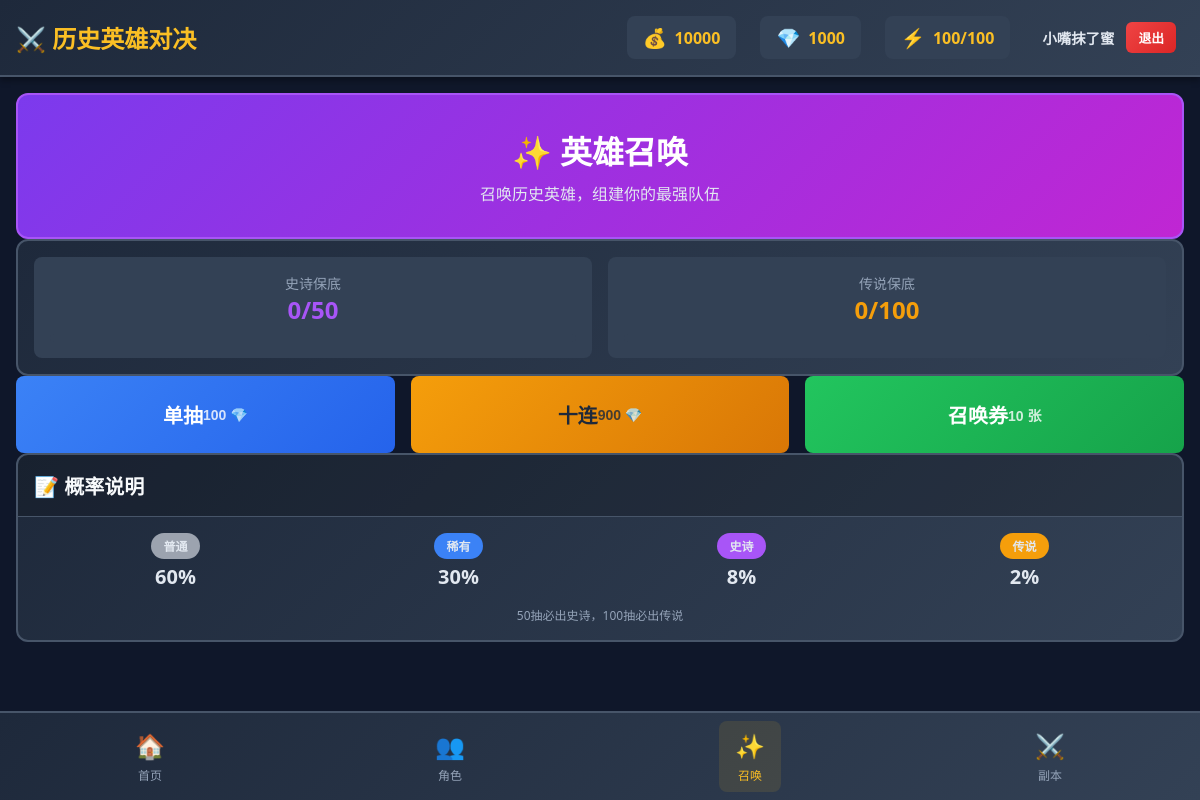
The page /summon (signed in) on the database its author committed.
### models.py (models this page shows, shortened)
class Player(db.Model, UserMixin):
    __tablename__ = 'players'
    id = db.Column(db.Integer, primary_key=True, autoincrement=True)
    username = db.Column(db.String(64), unique=True, nullable=True, index=True)
    email = db.Column(db.String(120), unique=True, nullable=True, index=True)
    password_hash = db.Column(db.String(256), nullable=True)
    name = db.Column(db.String(128), nullable=False, default='勇者')
    level = db.Column(db.Integer, nullable=False, default=1)
    exp = db.Column(db.Integer, nullable=False, default=0)
    exp_to_next = db.Column(db.Integer, nullable=False, default=100)
    gold = db.Column(db.Integer, nullable=False, default=10000)
    gems = db.Column(db.Integer, nullable=False, default=1000)
    exp_books = db.Column(db.Integer, nullable=False, default=0)
    summon_tickets = db.Column(db.Integer, nullable=False, default=10)
    energy = db.Column(db.Integer, nullable=False, default=100)
    max_energy = db.Column(db.Integer, nullable=False, default=100)
    last_energy_update = db.Column(db.DateTime, default=datetime.now)
    pity_count = db.Column(db.Integer, nullable=False, default=0)
    legendary_pity_count = db.Column(db.Integer, nullable=False, default=0)
    total_play_days = db.Column(db.Integer, nullable=False, default=1)
    last_login_date = db.Column(db.Date, default=date.today)
    created_at = db.Column(db.DateTime, default=datetime.now)
    updated_at = db.Column(db.DateTime, default=datetime.now, onupdate=datetime.now)
    characters = db.relationship('PlayerCharacter', backref='player', lazy='dynamic')
    team = db.relationship('PlayerTeam', backref='player', lazy='dynamic', order_by='PlayerTeam.slot')
    completed_stages = db.relationship('PlayerCompletedStage', backref='player', lazy='dynamic')
    daily_tasks = db.relationship('PlayerDailyTask', backref='player', lazy='dynamic')
    summon_history = db.relationship('SummonHistory', backref='player', lazy='dynamic')

### app.py (the view)
@app.route('/summon')
@login_required
def summon():
    player = current_user
    return render_template('summon.html',
        player=player,
        rarity_names=RARITY_NAMES,
        rarity_colors=RARITY_COLORS
    )

### app.py (called while the page is built)
@login_manager.user_loader
def load_user(player_id):
    return Player.query.get(int(player_id))

### templates/summon.html (shortened to what this page needs)
{% extends "base.html" %}
{% block content %}
<div class="space-y-4">
    <div class="card" style="background: linear-gradient(135deg, #7c3aed 0%, #c026d3 100%); border-color: #a855f7;">
        <div class="card-body" style="text-align: center; padding: 2rem;">
            <h2 style="font-size: 2rem; font-weight: bold; color: white; margin-bottom: 0.5rem;">✨ 英雄召唤</h2>
            <p style="color: #e2e8f0;">召唤历史英雄，组建你的最强队伍</p>
        </div>
    </div>
    <div class="card">
        <div class="card-body">
            <div class="grid grid-2">
                <div style="text-align: center; padding: 1rem; background: #334155; border-radius: 8px;">
                    <div style="font-size: 0.875rem; color: #94a3b8;">史诗保底</div>
                    <div style="font-size: 1.5rem; font-weight: bold; color: #a855f7;">{{ player.pity_count }}/50</div>
                    <div class="progress" style="margin-top: 0.5rem;">
                    </div>
                </div>
                <div style="text-align: center; padding: 1rem; background: #334155; border-radius: 8px;">
                    <div style="font-size: 0.875rem; color: #94a3b8;">传说保底</div>
                    <div style="font-size: 1.5rem; font-weight: bold; color: #f59e0b;">{{ player.legendary_pity_count }}/100</div>
                    <div class="progress" style="margin-top: 0.5rem;">
                    </div>
                </div>
            </div>
        </div>
    </div>
    <div class="grid grid-3" style="gap: 1rem;">
        <button onclick="doSummon('once')" class="btn btn-primary btn-block" style="padding: 1.5rem;">
            <div style="font-size: 1.25rem;">单抽</div>
            <div style="font-size: 0.875rem; opacity: 0.8;">100 💎</div>
        </button>
        <button onclick="doSummon('ten')" class="btn btn-warning btn-block" style="padding: 1.5rem;">
            <div style="font-size: 1.25rem;">十连</div>
            <div style="font-size: 0.875rem; opacity: 0.8;">900 💎</div>
        </button>
        <button onclick="doSummon('ticket')" class="btn btn-success btn-block" style="padding: 1.5rem;">
            <div style="font-size: 1.25rem;">召唤券</div>
            <div style="font-size: 0.875rem; opacity: 0.8;">{{ player.summon_tickets }} 张</div>
        </button>
    </div>
    <div class="card">
        <div class="card-header">
            <h3 class="card-title">📝 概率说明</h3>
        </div>
        <div class="card-body">
            <div style="display: flex; justify-content: space-around; text-align: center;">
                <div>
                    <span class="badge bg-rarity-common">普通</span>
                    <div style="font-size: 1.25rem; font-weight: bold; margin-top: 0.25rem;">60%</div>
                </div>
                <div>
                    <span class="badge bg-rarity-rare">稀有</span>
                    <div style="font-size: 1.25rem; font-weight: bold; margin-top: 0.25rem;">30%</div>
                </div>
                <div>
                    <span class="badge bg-rarity-epic">史诗</span>
                    <div style="font-size: 1.25rem; font-weight: bold; margin-top: 0.25rem;">8%</div>
                </div>
                <div>
                    <span class="badge bg-rarity-legendary">传说</span>
                    <div style="font-size: 1.25rem; font-weight: bold; margin-top: 0.25rem;">2%</div>
                </div>
            </div>
            <p style="font-size: 0.75rem; color: #94a3b8; text-align: center; margin-top: 1rem;">
                50抽必出史诗，100抽必出传说
            </p>
        </div>
    </div>
</div>
{% endblock %}

### templates/base.html (shortened to what this page needs)
<!DOCTYPE html>
<html lang="zh-CN">
<head>
    <link rel="stylesheet" href="{{ url_for('static', filename='css/style.css') }}">
</head>
<body>
    {% if player %}
    <nav class="navbar">
        <div class="navbar-content">
            <a href="{{ url_for('index') }}" class="navbar-brand">
                ⚔️ 历史英雄对决
            </a>
            <div class="navbar-resources">
                <div class="resource-item">
                    <span class="resource-icon">💰</span>
                    <span class="resource-value">{{ player.gold }}</span>
                </div>
                <div class="resource-item">
                    <span class="resource-icon">💎</span>
                    <span class="resource-value">{{ player.gems }}</span>
                </div>
                <div class="resource-item">
                    <span class="resource-icon">⚡</span>
                    <span class="resource-value">{{ player.energy }}/{{ player.max_energy }}</span>
                </div>
                <div class="resource-item user-info">
                    <span class="user-name">{{ player.name }}</span>
                    <a href="{{ url_for('logout') }}" class="logout-btn" onclick="return confirm('确定要退出登录吗？')">退出</a>
                </div>
            </div>
        </div>
    </nav>
    {% endif %}
    <main class="main-content">
        {% block content %}{% endblock %}
    </main>
    {% if player %}
    <nav class="bottom-nav">
        <a href="{{ url_for('index') }}" class="nav-item {% if request.endpoint == 'index' %}active{% endif %}">
            <span class="nav-icon">🏠</span>
            <span class="nav-label">首页</span>
        </a>
        <a href="{{ url_for('characters') }}" class="nav-item {% if request.endpoint == 'characters' %}active{% endif %}">
            <span class="nav-icon">👥</span>
            <span class="nav-label">角色</span>
        </a>
        <a href="{{ url_for('summon') }}" class="nav-item {% if request.endpoint == 'summon' %}active{% endif %}">
            <span class="nav-icon">✨</span>
            <span class="nav-label">召唤</span>
        </a>
        <a href="{{ url_for('stages') }}" class="nav-item {% if request.endpoint == 'stages' %}active{% endif %}">
            <span class="nav-icon">⚔️</span>
            <span class="nav-label">副本</span>
        </a>
    </nav>
    {% endif %}
</body>
</html>

### static/css/style.css (style rules this page uses)
* { margin: 0; padding: 0; box-sizing: border-box; }
body { font-family: 'Segoe UI', Tahoma, Geneva, Verdana, sans-serif; background-color: #0f172a; color: #e2e8f0; min-height: 100vh; }
.navbar { background: linear-gradient(135deg, #1e293b 0%, #334155 100%); padding: 1rem; position: sticky; top: 0; z-index: 100; border-bottom: 2px solid #475569; box-shadow: 0 4px 6px rgba(0, 0, 0, 0.3); }
.navbar-content { max-width: 1200px; margin: 0 auto; display: flex; justify-content: space-between; align-items: center; }
.navbar-brand { font-size: 1.5rem; font-weight: bold; color: #fbbf24; text-decoration: none; display: flex; align-items: center; gap: 0.5rem; }
.navbar-resources { display: flex; gap: 1.5rem; }
.resource-item { display: flex; align-items: center; gap: 0.5rem; background: #334155; padding: 0.5rem 1rem; border-radius: 8px; }
.resource-icon { font-size: 1.2rem; }
.resource-value { font-weight: bold; color: #fbbf24; }
.user-info { display: flex; align-items: center; gap: 0.75rem; background: transparent; padding: 0.25rem 0.5rem; }
.user-name { color: #e2e8f0; font-weight: 600; font-size: 0.9rem; }
.logout-btn { background: linear-gradient(135deg, #ef4444 0%, #dc2626 100%); color: white; padding: 0.35rem 0.75rem; border-radius: 6px; text-decoration: none; font-size: 0.8rem; font-weight: 600; transition: all 0.2s; }
.bottom-nav { position: fixed; bottom: 0; left: 0; right: 0; background: linear-gradient(135deg, #1e293b 0%, #334155 100%); border-top: 2px solid #475569; display: flex; justify-content: space-around; padding: 0.5rem 0; z-index: 100; }
.nav-item { display: flex; flex-direction: column; align-items: center; padding: 0.5rem 1rem; text-decoration: none; color: #94a3b8; transition: all 0.3s; }
.nav-item:hover, .nav-item.active { color: #fbbf24; background: rgba(251, 191, 36, 0.1); border-radius: 8px; }
.nav-icon { font-size: 1.5rem; }
.nav-label { font-size: 0.75rem; margin-top: 0.25rem; }
.main-content { max-width: 1200px; margin: 0 auto; padding: 1rem; padding-bottom: 100px; }
.card { background: linear-gradient(135deg, #1e293b 0%, #334155 100%); border: 2px solid #475569; border-radius: 12px; overflow: hidden; transition: transform 0.3s, box-shadow 0.3s; }
.card-header { padding: 1rem; border-bottom: 1px solid #475569; background: rgba(0, 0, 0, 0.2); }
.card-title { font-size: 1.25rem; font-weight: bold; color: #f8fafc; }
.card-body { padding: 1rem; }
.btn { display: inline-flex; align-items: center; justify-content: center; padding: 0.75rem 1.5rem; font-size: 1rem; font-weight: 600; border: none; border-radius: 8px; cursor: pointer; transition: all 0.3s; text-decoration: none; }
.btn-primary { background: linear-gradient(135deg, #3b82f6 0%, #2563eb 100%); color: white; }
.btn-success { background: linear-gradient(135deg, #22c55e 0%, #16a34a 100%); color: white; }
.btn-warning { background: linear-gradient(135deg, #f59e0b 0%, #d97706 100%); color: #1e293b; }
.btn-block { width: 100%; }
.badge { display: inline-block; padding: 0.25rem 0.75rem; font-size: 0.75rem; font-weight: 600; border-radius: 9999px; }
.progress { height: 8px; background: #334155; border-radius: 4px; overflow: hidden; }
.grid { display: grid; gap: 1rem; }
.grid-2 { grid-template-columns: repeat(2, 1fr); }
.grid-3 { grid-template-columns: repeat(3, 1fr); }

### rows shown on the page
Player: gold "10000", gems "1000", energy "100", max_energy "100", name "小嘴抹了蜜", pity_count "0", legendary_pity_count "0", summon_tickets "10"
